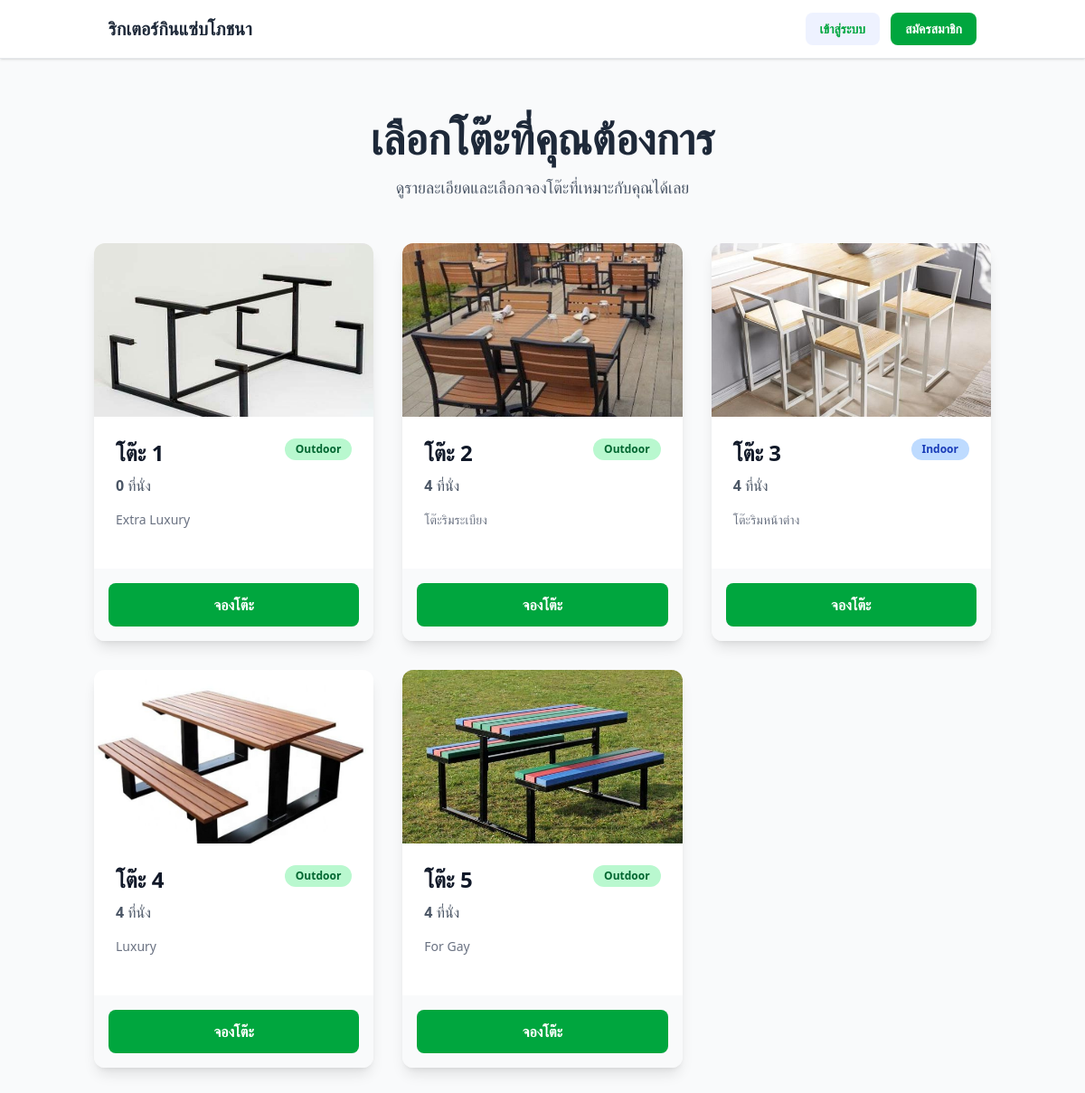
Page /manage/services/tables/ on the committed database.
### services/models.py (models this page shows, shortened)
class Table(models.Model):
    table_number = models.CharField(max_length=50, unique=True)
    capacity = models.PositiveIntegerField(help_text="จำนวนที่นั่ง")
    is_outdoor = models.BooleanField(default=False, help_text="ติ๊กถ้าเป็นโต๊ะโซน Outdoor")
    description = models.TextField(blank=True, null=True, help_text="รายละเอียดเพิ่มเติม เช่น 'โต๊ะริมหน้าต่าง'")
    image = models.ImageField(
        upload_to='table_images/',
        blank=True,
        null=True,
        help_text="รูปภาพโต๊ะ"
    )

### services/views.py (the view)
# urls.py: path('tables/', TableBrowseView.as_view(), name='table_browse'),
class TableBrowseView(ListView):
    model = Table
    template_name = 'services/table_browse.html'
    context_object_name = 'tables'
    ordering = ['table_number']

### templates/services/table_browse.html
{% extends 'base.html' %}
{% block content %}
<div class="bg-gray-50">
    <div class="container mx-auto px-4 py-16">
        <div class="text-center mb-12">
            <h1 class="text-4xl md:text-5xl font-bold text-gray-800">เลือกโต๊ะที่คุณต้องการ</h1>
            <p class="text-lg text-gray-600 mt-4">ดูรายละเอียดและเลือกจองโต๊ะที่เหมาะกับคุณได้เลย</p>
        </div>
        <div class="grid grid-cols-1 md:grid-cols-2 lg:grid-cols-3 gap-8">
            {% for table in tables %}
            <div class="bg-white rounded-xl shadow-lg overflow-hidden flex flex-col transform hover:-translate-y-2 transition-all duration-300">
                {% if table.image %}
                    <img src="{{ table.image.url }}" alt="โต๊ะ {{ table.table_number }}" class="w-full h-48 object-cover">
                {% else %}
                    <div class="w-full h-48 bg-gray-200 flex items-center justify-center">
                        <span class="text-gray-500">ไม่มีรูปภาพ</span>
                    </div>
                {% endif %}
                <div class="p-6 flex-grow">
                    <div class="flex justify-between items-start">
                        <h2 class="text-2xl font-bold text-gray-900">โต๊ะ {{ table.table_number }}</h2>
                        {% if table.is_outdoor %}
                            <span class="px-3 py-1 text-xs font-semibold text-green-800 bg-green-200 rounded-full">Outdoor</span>
                        {% else %}
                            <span class="px-3 py-1 text-xs font-semibold text-blue-800 bg-blue-200 rounded-full">Indoor</span>
                        {% endif %}
                    </div>
                    <p class="text-gray-600 mt-2"><span class="font-semibold">{{ table.capacity }}</span> ที่นั่ง</p>
                    <p class="text-gray-500 text-sm mt-4 min-h-[40px]">
                        {{ table.description|default:"ไม่มีรายละเอียดเพิ่มเติม" }}
                    </p>
                </div>
                <div class="bg-gray-50 p-4">
                    <a href="{% url 'booking_create' %}?table={{ table.pk }}" class="block w-full text-center px-4 py-3 bg-green-600 text-white font-semibold rounded-lg hover:bg-green-700 transition duration-200">
                        จองโต๊ะ
                    </a>
                </div>
            </div>
            {% empty %}
            <p class="text-center text-gray-500 col-span-full">ขออภัย ขณะนี้ยังไม่มีโต๊ะในระบบ</p>
            {% endfor %}
        </div>
    </div>
</div>
{% endblock %}

### rows in the picture
Table: image (picture), table_number "1", is_outdoor "Outdoor", capacity "0", description "Extra Luxury"
Table: image (picture), table_number "2", is_outdoor "Outdoor", capacity "4", description "โต๊ะริมระเบียง"
Table: image (picture), table_number "3", is_outdoor "Indoor", capacity "4", description "โต๊ะริมหน้าต่าง"
Table: image (picture), table_number "4", is_outdoor "Outdoor", capacity "4", description "Luxury"
Table: image (picture), table_number "5", is_outdoor "Outdoor", capacity "4", description "For Gay"
